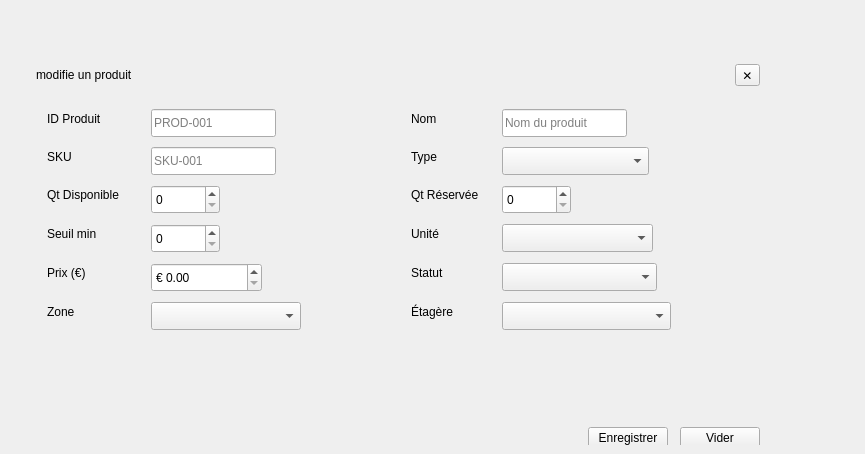
          <widget class="QWidget" name="inventoryModi">
           <widget class="QFrame" name="InventoryOverlay_3">
            <property name="geometry">
             <rect>
              <x>-30</x>
              <y>10</y>
              <width>856</width>
              <height>435</height>
             </rect>
            </property>
            <property name="frameShape">
             <enum>QFrame::Shape::NoFrame</enum>
            </property>
            <widget class="QFrame" name="PopupInventoryCard_3">
             <property name="geometry">
              <rect>
               <x>48</x>
               <y>36</y>
               <width>760</width>
               <height>421</height>
              </rect>
             </property>
             <property name="minimumSize">
              <size>
               <width>760</width>
               <height>0</height>
              </size>
             </property>
             <property name="frameShape">
              <enum>QFrame::Shape::NoFrame</enum>
             </property>
             <layout class="QVBoxLayout" name="popupInventoryLayout_3">
              <property name="spacing">
               <number>12</number>
              </property>
              <property name="leftMargin">
               <number>18</number>
              </property>
              <property name="topMargin">
               <number>18</number>
              </property>
              <property name="rightMargin">
               <number>18</number>
              </property>
              <property name="bottomMargin">
               <number>18</number>
              </property>
              <item>
               <layout class="QHBoxLayout" name="popupInventoryHeader_3">
                <item>
                 <widget class="QLabel" name="PopupTitleInventory_3">
                  <property name="text">
                   <string>modifie un produit</string>
                  </property>
                 </widget>
                </item>
                <item>
                 <spacer name="popupInventoryHeaderSpacer_3">
                  <property name="orientation">
                   <enum>Qt::Orientation::Horizontal</enum>
                  </property>
                  <property name="sizeHint" stdset="0">
                   <size>
                    <width>40</width>
                    <height>20</height>
                   </size>
                  </property>
                 </spacer>
                </item>
                <item>
                 <widget class="QToolButton" name="BtnPopupCancelInventory_3">
                  <property name="toolTip">
                   <string>Fermer</string>
                  </property>
                  <property name="text">
                   <string>✕</string>
                  </property>
                 </widget>
                </item>
               </layout>
              </item>
              <item>
               <widget class="QFrame" name="PopupInventoryForm_5">
                <property name="frameShape">
                 <enum>QFrame::Shape::NoFrame</enum>
                </property>
                <widget class="QLabel" name="LblIdProduct_5">
                 <property name="geometry">
                  <rect>
                   <x>11</x>
                   <y>11</y>
                   <width>67</width>
                   <height>20</height>
                  </rect>
                 </property>
                 <property name="text">
                  <string>ID Produit</string>
                 </property>
                </widget>
                <widget class="QLineEdit" name="IdProduct_5">
                 <property name="geometry">
                  <rect>
                   <x>115</x>
                   <y>11</y>
                   <width>125</width>
                   <height>28</height>
                  </rect>
                 </property>
                 <property name="placeholderText">
                  <string>PROD-001</string>
                 </property>
                </widget>
                <widget class="QLabel" name="LblName_5">
                 <property name="geometry">
                  <rect>
                   <x>375</x>
                   <y>11</y>
                   <width>33</width>
                   <height>20</height>
                  </rect>
                 </property>
                 <property name="text">
                  <string>Nom</string>
                 </property>
                </widget>
                <widget class="QLineEdit" name="Name_5">
                 <property name="geometry">
                  <rect>
                   <x>466</x>
                   <y>11</y>
                   <width>125</width>
                   <height>28</height>
                  </rect>
                 </property>
                 <property name="placeholderText">
                  <string>Nom du produit</string>
                 </property>
                </widget>
                <widget class="QLabel" name="LblSku_5">
                 <property name="geometry">
                  <rect>
                   <x>11</x>
                   <y>49</y>
                   <width>27</width>
                   <height>20</height>
                  </rect>
                 </property>
                 <property name="text">
                  <string>SKU</string>
                 </property>
                </widget>
                <widget class="QLineEdit" name="Sku_5">
                 <property name="geometry">
                  <rect>
                   <x>115</x>
                   <y>49</y>
                   <width>125</width>
                   <height>28</height>
                  </rect>
                 </property>
                 <property name="placeholderText">
                  <string>SKU-001</string>
                 </property>
                </widget>
                <widget class="QLabel" name="LblType_7">
                 <property name="geometry">
                  <rect>
                   <x>375</x>
                   <y>49</y>
                   <width>31</width>
                   <height>20</height>
                  </rect>
                 </property>
                 <property name="text">
                  <string>Type</string>
                 </property>
                </widget>
                <widget class="QComboBox" name="Type_5">
                 <property name="geometry">
                  <rect>
                   <x>466</x>
                   <y>49</y>
                   <width>147</width>
                   <height>28</height>
                  </rect>
                 </property>
                 <property name="placeholderText">
                  <string>Sélectionner type</string>
                 </property>
                </widget>
                <widget class="QLabel" name="LblQtAv_5">
                 <property name="geometry">
                  <rect>
                   <x>11</x>
                   <y>87</y>
                   <width>92</width>
                   <height>20</height>
                  </rect>
                 </property>
                 <property name="text">
                  <string>Qt Disponible</string>
                 </property>
                </widget>
                <widget class="QSpinBox" name="QtAv_5">
                 <property name="geometry">
                  <rect>
                   <x>115</x>
                   <y>87</y>
                   <width>69</width>
                   <height>29</height>
                  </rect>
                 </property>
                 <property name="minimum">
                  <number>0</number>
                 </property>
                 <property name="maximum">
                  <number>10000</number>
                 </property>
                </widget>
                <widget class="QLabel" name="LblQtRs_5">
                 <property name="geometry">
                  <rect>
                   <x>375</x>
                   <y>87</y>
                   <width>79</width>
                   <height>20</height>
                  </rect>
                 </property>
                 <property name="text">
                  <string>Qt Réservée</string>
                 </property>
                </widget>
                <widget class="QSpinBox" name="QtRs_5">
                 <property name="geometry">
                  <rect>
                   <x>466</x>
                   <y>87</y>
                   <width>69</width>
                   <height>29</height>
                  </rect>
                 </property>
                 <property name="minimum">
                  <number>0</number>
                 </property>
                 <property name="maximum">
                  <number>10000</number>
                 </property>
                </widget>
                <widget class="QLabel" name="LblThreshold_5">
                 <property name="geometry">
                  <rect>
                   <x>11</x>
                   <y>126</y>
                   <width>61</width>
                   <height>20</height>
                  </rect>
                 </property>
                 <property name="text">
                  <string>Seuil min</string>
                 </property>
                </widget>
                <widget class="QSpinBox" name="Threshold_5">
                 <property name="geometry">
                  <rect>
                   <x>115</x>
                   <y>126</y>
                   <width>69</width>
                   <height>29</height>
                  </rect>
                 </property>
                 <property name="minimum">
                  <number>0</number>
                 </property>
                 <property name="maximum">
                  <number>10000</number>
                 </property>
                </widget>
                <widget class="QLabel" name="LblUnit_5">
                 <property name="geometry">
                  <rect>
                   <x>375</x>
                   <y>126</y>
                   <width>35</width>
                   <height>20</height>
                  </rect>
                 </property>
                 <property name="text">
                  <string>Unité</string>
                 </property>
                </widget>
                <widget class="QComboBox" name="Unit_5">
                 <property name="geometry">
                  <rect>
                   <x>466</x>
                   <y>126</y>
                   <width>151</width>
                   <height>28</height>
                  </rect>
                 </property>
                 <property name="placeholderText">
                  <string>Sélectionner unité</string>
                 </property>
                </widget>
                <widget class="QLabel" name="LblPrice_5">
                 <property name="geometry">
                  <rect>
                   <x>11</x>
                   <y>165</y>
                   <width>46</width>
                   <height>20</height>
                  </rect>
                 </property>
                 <property name="text">
                  <string>Prix (€)</string>
                 </property>
                </widget>
                <widget class="QDoubleSpinBox" name="Price_5">
                 <property name="geometry">
                  <rect>
                   <x>115</x>
                   <y>165</y>
                   <width>111</width>
                   <height>29</height>
                  </rect>
                 </property>
                 <property name="prefix">
                  <string>€ </string>
                 </property>
                 <property name="decimals">
                  <number>2</number>
                 </property>
                 <property name="minimum">
                  <double>0.000000000000000</double>
                 </property>
                 <property name="maximum">
                  <double>100000.000000000000000</double>
                 </property>
                </widget>
                <widget class="QLabel" name="LblStatus_5">
                 <property name="geometry">
                  <rect>
                   <x>375</x>
                   <y>165</y>
                   <width>39</width>
                   <height>20</height>
                  </rect>
                 </property>
                 <property name="text">
                  <string>Statut</string>
                 </property>
                </widget>
                <widget class="QComboBox" name="Status_5">
                 <property name="geometry">
                  <rect>
                   <x>466</x>
                   <y>165</y>
                   <width>155</width>
                   <height>28</height>
                  </rect>
                 </property>
                 <property name="placeholderText">
                  <string>Sélectionner statut</string>
                 </property>
                </widget>
                <widget class="QLabel" name="LblZone_5">
                 <property name="geometry">
                  <rect>
                   <x>11</x>
                   <y>204</y>
                   <width>34</width>
                   <height>20</height>
                  </rect>
                 </property>
                 <property name="text">
                  <string>Zone</string>
                 </property>
                </widget>
                <widget class="QComboBox" name="Zone_5">
                 <property name="geometry">
                  <rect>
                   <x>115</x>
                   <y>204</y>
                   <width>150</width>
                   <height>28</height>
                  </rect>
                 </property>
                 <property name="placeholderText">
                  <string>Sélectionner zone</string>
                 </property>
                </widget>
                <widget class="QLabel" name="LblShelf_5">
                 <property name="geometry">
                  <rect>
                   <x>375</x>
                   <y>204</y>
                   <width>51</width>
                   <height>20</height>
                  </rect>
                 </property>
                 <property name="text">
                  <string>Étagère</string>
                 </property>
                </widget>
                <widget class="QComboBox" name="Shelf_5">
                 <property name="geometry">
                  <rect>
                   <x>466</x>
                   <y>204</y>
                   <width>169</width>
                   <height>28</height>
                  </rect>
                 </property>
                 <property name="placeholderText">
                  <string>Sélectionner étagère</string>
                 </property>
                </widget>
               </widget>
              </item>
              <item>
               <layout class="QHBoxLayout" name="popupInventoryActions_3">
                <item>
                 <spacer name="popupInventoryActionsLeft_3">
                  <property name="orientation">
                   <enum>Qt::Orientation::Horizontal</enum>
                  </property>
                  <property name="sizeHint" stdset="0">
                   <size>
                    <width>40</width>
                    <height>20</height>
                   </size>
                  </property>
                 </spacer>
                </item>
                <item>
                 <widget class="QPushButton" name="BtnPopupSaveInventory_3">
                  <property name="text">
                   <string>Enregistrer</string>
                  </property>
                  <property name="property" stdset="0">
                   <string>primary</string>
                  </property>
                 </widget>
                </item>
                <item>
                 <widget class="QPushButton" name="BtnPopupResetInventory_3">
                  <property name="text">
                   <string>Vider</string>
                  </property>
                  <property name="property" stdset="0">
                   <string>ghost</string>
                  </property>
                 </widget>
                </item>
               </layout>
              </item>
             </layout>
            </widget>
           </widget>
          </widget>
